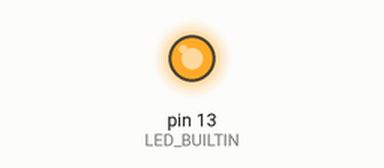
This sketch was run on a simulated Arduino Uno, built with avr-gcc and run on an emulated ATmega328P. Parts: output pins drawn as LEDs (lit = HIGH).

Above: at 1.2 s.
At 3.7 s:
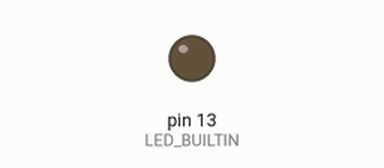
Timing chart, 0 to 6.5 s (numbered marks = the images above):
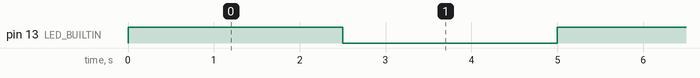

Measured:
- by itself, pin 13 (LED_BUILTIN): alternates HIGH for 2.5 s and LOW for 2.5 s

The sketch:

led_blink.ino
```cpp
void setup()
{
    pinMode(LED_BUILTIN, OUTPUT);
}

void loop()
{
    digitalWrite(LED_BUILTIN, HIGH);
    delay(2500);

    digitalWrite(LED_BUILTIN, LOW);
    delay(2500);
}
```
